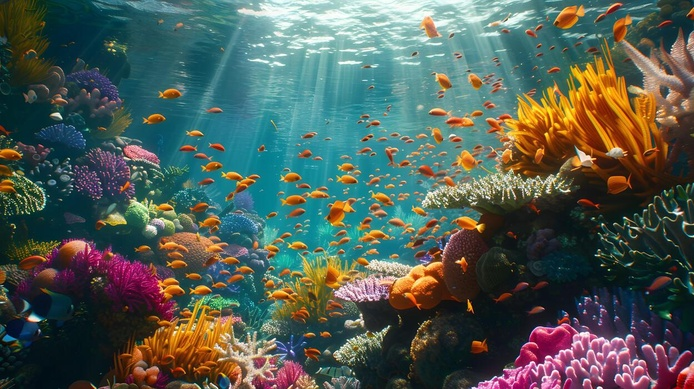
#> input picture data/input/underwater1.jpg, 694 x 389 px, shrunk from 1249 x 700 before the run, found by its file name
$ python step3_analyze_image.py
#> lines starting #> are read from the running program, lines starting #| are printed output that depends on the picture
# step3_analyze_image.py
# Purpose: analyze an underwater image BEFORE enhancement.
# We calculate channel statistics, brightness, contrast,
# and draw histograms.

import cv2
import os
import sys
import numpy as np
import matplotlib.pyplot as plt

# ---------- 1. Build file paths ----------
base_folder    = os.path.dirname(os.path.abspath(__file__))
input_path     = os.path.join(base_folder, "..", "input_images", "underwater1.jpg")
results_folder = os.path.join(base_folder, "..", "results")

# Create the results folder if it does not exist
os.makedirs(results_folder, exist_ok=True)

# ---------- 2. Read the image ----------
img = cv2.imread(input_path)
#> img is the input picture: shape (389, 694, 3); mean B, G, R 84.4, 92.3, 80.1

if img is None:
    print("ERROR: Could not read the image.")
    print("Path tried:", os.path.abspath(input_path))
    sys.exit()

# ---------- 3. Image dimensions ----------
height, width, channels = img.shape
#> height = 389; width = 694; channels = 3
print("========== IMAGE DIMENSIONS ==========")
print("Width :", width, "| Height :", height, "| Channels :", channels)
#| Width : 694 | Height : 389 | Channels : 3

# ---------- 4. Split into B, G, R channels ----------
# OpenCV order is Blue, Green, Red
b, g, r = cv2.split(img)
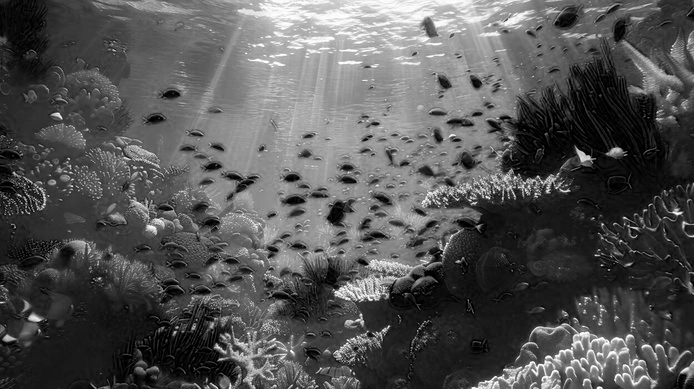
#> b: shape (389, 694); min 0, max 255, mean 84.4
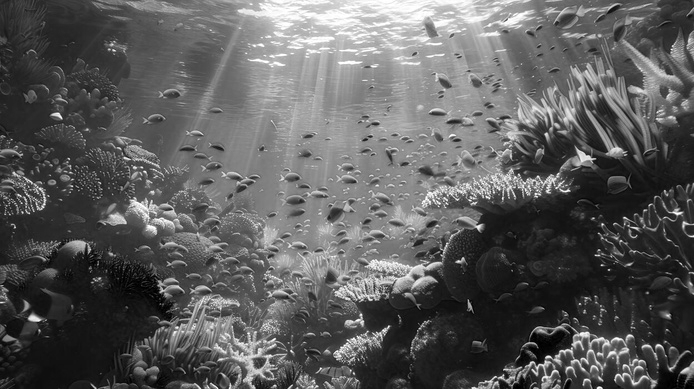
#> g: shape (389, 694); min 0, max 255, mean 92.3
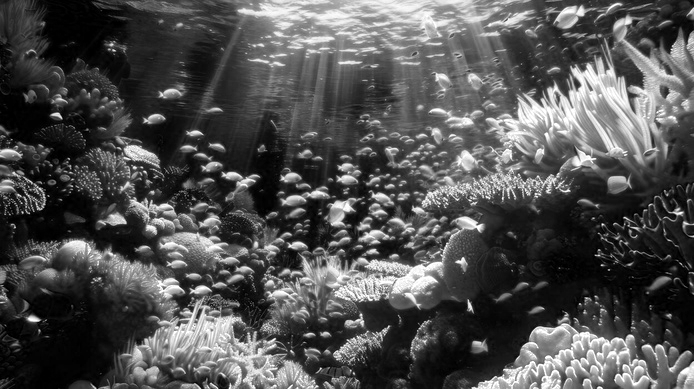
#> r: shape (389, 694); min 0, max 255, mean 80.1

channel_list  = [b, g, r]
channel_names = ["Blue", "Green", "Red"]
plot_colors   = ["blue", "green", "red"]

# ---------- 5. Channel statistics ----------
print("\n========== CHANNEL STATISTICS ==========")
means = []                                   # will store the mean of each channel

for name, ch in zip(channel_names, channel_list):
    ch_mean = np.mean(ch)
    ch_std  = np.std(ch)
    ch_min  = np.min(ch)
    ch_max  = np.max(ch)
    means.append(ch_mean)
    print(f"{name:<6} mean = {ch_mean:6.2f} | std = {ch_std:6.2f} | min = {ch_min:3d} | max = {ch_max:3d}")
#> this loop made 3 passes
#> (name, ch_mean, ch_std) on passes 1 to 3: ('Blue', 84.42, 58.49), ('Green', 92.28, 57.75), ('Red', 80.07, 66.29)
#| Blue   mean =  84.42 | std =  58.49 | min =   0 | max = 255
#| Green  mean =  92.28 | std =  57.75 | min =   0 | max = 255
#| Red    mean =  80.07 | std =  66.29 | min =   0 | max = 255
#> after the loop, means = [84.42, 92.28, 80.07]

# ---------- 6. Brightness and contrast (from grayscale) ----------
gray = cv2.cvtColor(img, cv2.COLOR_BGR2GRAY)
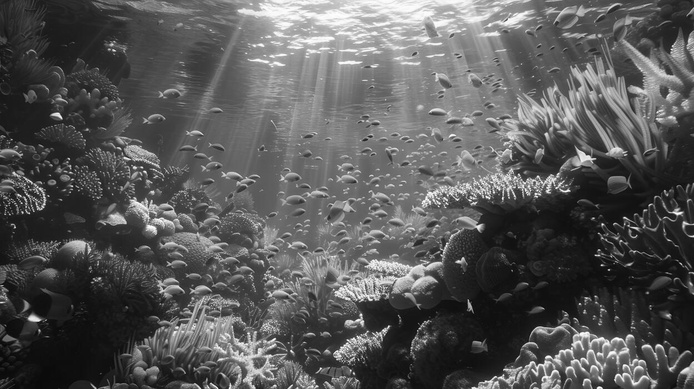
#> gray: shape (389, 694); min 6, max 255, mean 87.7

mean_brightness = np.mean(gray)
#> mean_brightness = 87.73
contrast        = np.std(gray)
#> contrast = 54.32

print("\n========== BRIGHTNESS AND CONTRAST ==========")
print(f"Mean brightness (0-255) : {mean_brightness:.2f}")
#| Mean brightness (0-255) : 87.73
print(f"Contrast (std of gray)  : {contrast:.2f}")
#| Contrast (std of gray)  : 54.32

if mean_brightness < 80:
    print("Brightness verdict : DARK image")
elif mean_brightness < 160:
    print("Brightness verdict : MEDIUM brightness")
else:
    print("Brightness verdict : BRIGHT image")

if contrast < 40:
    print("Contrast verdict   : LOW contrast")
else:
    print("Contrast verdict   : ACCEPTABLE contrast")

# ---------- 7. Color cast analysis ----------
print("\n========== COLOR CAST ANALYSIS ==========")
dominant_index = int(np.argmax(means))       # index of the largest mean
#> dominant_index = 1
weakest_index  = int(np.argmin(means))       # index of the smallest mean
#> weakest_index = 2
print("Dominant channel :", channel_names[dominant_index])
#| Dominant channel : Green
print("Weakest channel  :", channel_names[weakest_index])
#| Weakest channel  : Red
print(f"Red mean / Blue mean  ratio : {means[2] / means[0]:.2f}")
#| Red mean / Blue mean  ratio : 0.95
print(f"Red mean / Green mean ratio : {means[2] / means[1]:.2f}")
#| Red mean / Green mean ratio : 0.87
print("(A ratio far below 1.0 means red has been lost.)")

# ---------- 8. Plot everything in one figure ----------
img_rgb = cv2.cvtColor(img, cv2.COLOR_BGR2RGB)   # for Matplotlib

plt.figure(figsize=(12, 8))

# (a) Original image
plt.subplot(2, 2, 1)
plt.imshow(img_rgb)
plt.title("Original Underwater Image")
plt.axis("off")

# (b) Histogram of each color channel
plt.subplot(2, 2, 2)
for name, ch, color in zip(channel_names, channel_list, plot_colors):
    hist = cv2.calcHist([ch], [0], None, [256], [0, 256])
    plt.plot(hist, color=color, label=name)
#> this loop made 3 passes
#> (name, color) on passes 1 to 3: ('Blue', 'blue'), ('Green', 'green'), ('Red', 'red')
plt.title("RGB Histograms")
plt.xlabel("Pixel value (0 = dark, 255 = bright)")
plt.ylabel("Number of pixels")
plt.xlim([0, 255])
plt.legend()

# (c) Histogram of the grayscale image
plt.subplot(2, 2, 3)
gray_hist = cv2.calcHist([gray], [0], None, [256], [0, 256])
#> gray_hist = 256 values, max 3062 at index 30, min 0 at index 0, mean 1054.6
plt.plot(gray_hist, color="black")
plt.title("Grayscale Histogram (Brightness)")
plt.xlabel("Pixel value (0 = dark, 255 = bright)")
plt.ylabel("Number of pixels")
plt.xlim([0, 255])

# (d) Bar chart of channel means (color distribution)
plt.subplot(2, 2, 4)
plt.bar(channel_names, means, color=plot_colors)
plt.title("Average Value of Each Channel")
plt.ylabel("Mean pixel value")
plt.ylim([0, 255])

plt.tight_layout()

# Save the figure into the results folder, then show it
save_path = os.path.join(results_folder, "step3_analysis_original.png")
plt.savefig(save_path, dpi=150)
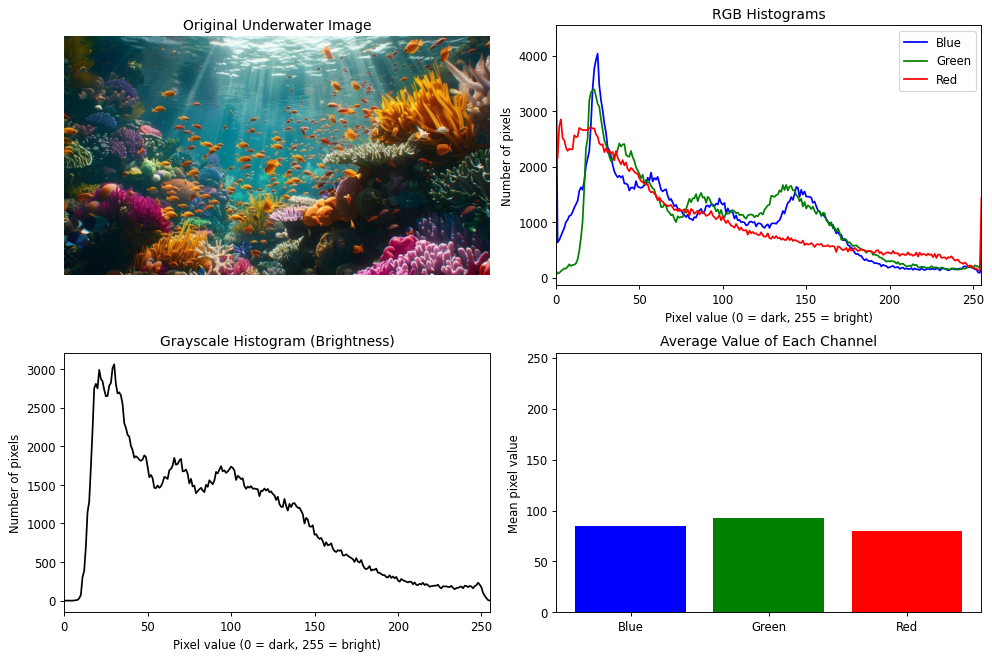
#> figure drawn by matplotlib, 4 panels; panel 2: curve peaks at x = 0, y = 4330; panel 2: curve peaks at x = 23, y = 3392; panel 2: curve peaks at x = 3, y = 2853; panel 3: curve peaks at x = 30, y = 3062
print("\nAnalysis figure saved to:", os.path.abspath(save_path))

plt.show()

$ run again, with data/input/img1.jpg copied over data/input/underwater1.jpg
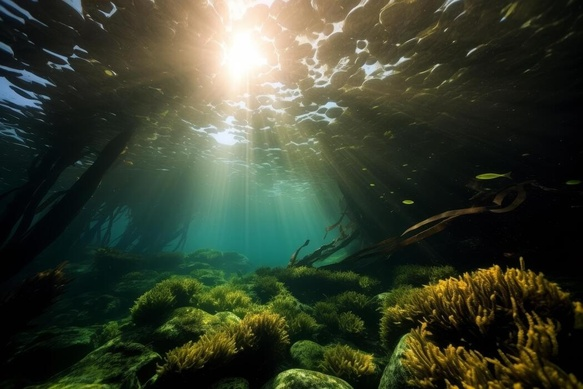
#> input picture data/input/img1.jpg, 583 x 389 px, shrunk from 1050 x 700 before the run, found by its file name
#> img is the input picture: shape (389, 583, 3); mean B, G, R 46.4, 63.3, 55.4
#| Width : 583 | Height : 389 | Channels : 3
#> the loop `for name, ch in zip(channel_names, channel_list):` made 3 passes
#> (name, ch_mean, ch_std) on passes 1 to 3: ('Blue', 46.38, 53.47), ('Green', 63.32, 59.99), ('Red', 55.37, 62.78)
#> (printed output is left out)
#> after the loop `for name, ch in zip(channel_names, channel_list):`: means = [46.38, 63.32, 55.37]
#> `gray = cv2.cvtColor(img, cv2.COLOR_BGR2GRAY)`:
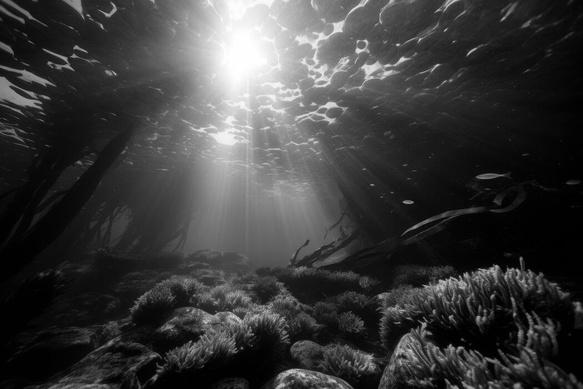
#> gray: shape (389, 583); min 0, max 255, mean 59
#> mean_brightness = 59.01
#> contrast = 59.02
#| Mean brightness (0-255) : 59.01
#| Contrast (std of gray)  : 59.02
#> dominant_index = 1
#> weakest_index = 0
#| Dominant channel : Green
#| Weakest channel  : Blue
#| Red mean / Blue mean  ratio : 1.19
#| Red mean / Green mean ratio : 0.87
#> the loop `for name, ch, color in zip(channel_names, channel_list, plot_colors):` made 3 passes
#> (name, color) on passes 1 to 3: ('Blue', 'blue'), ('Green', 'green'), ('Red', 'red')
#> gray_hist = 256 values, max 10294 at index 1, min 63 at index 255, mean 885.9
#> `plt.savefig(save_path, dpi=150)`:
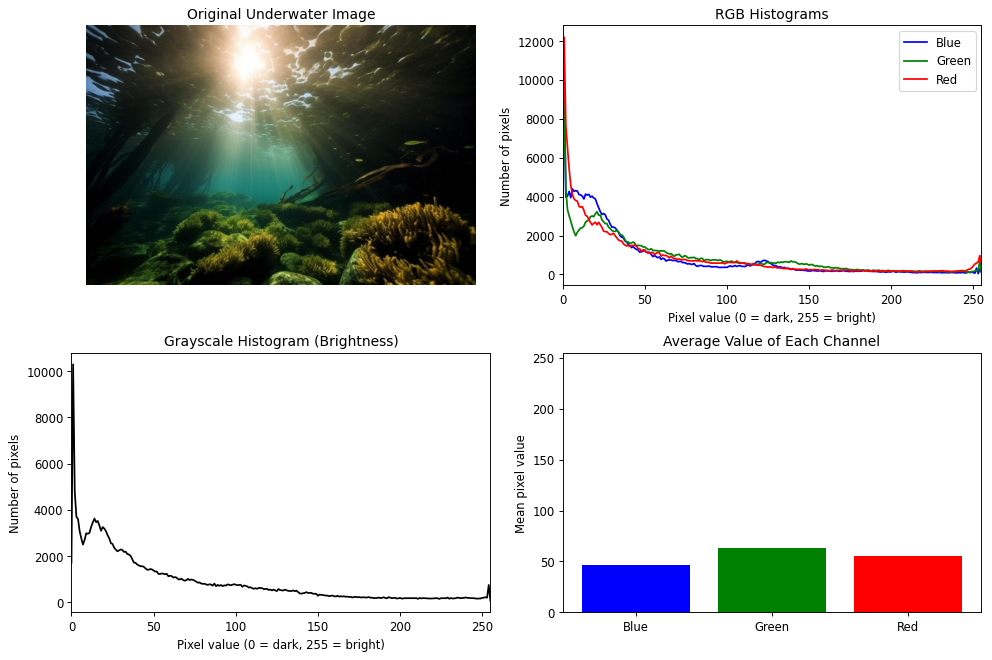
#> figure drawn by matplotlib, 4 panels; panel 2: curve peaks at x = 1, y = 9803; panel 2: curve peaks at x = 1, y = 9673; panel 2: curve peaks at x = 1, y = 12186; panel 3: curve peaks at x = 1, y = 10294

$ run again, with data/input/img2.jpg copied over data/input/underwater1.jpg
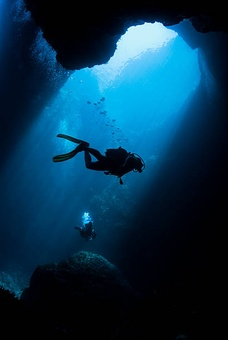
#> input picture data/input/img2.jpg, 228 x 340 px, shrunk from 410 x 612 before the run, found by its file name
#> img is the input picture: shape (340, 228, 3); mean B, G, R 75.7, 50.4, 7.2
#| Width : 228 | Height : 340 | Channels : 3
#> the loop `for name, ch in zip(channel_names, channel_list):` made 3 passes
#> (name, ch_mean, ch_std, ch_max) on passes 1 to 3: ('Blue', 75.75, 81.53, 255), ('Green', 50.35, 63.32, 255), ('Red', 7.2, 29.01, 216)
#> (printed output is left out)
#> after the loop `for name, ch in zip(channel_names, channel_list):`: means = [75.75, 50.35, 7.2]
#> `gray = cv2.cvtColor(img, cv2.COLOR_BGR2GRAY)`:
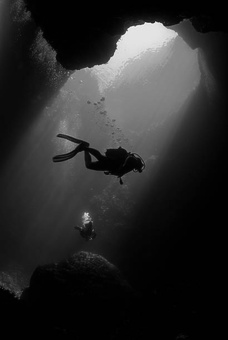
#> gray: shape (340, 228); min 0, max 243, mean 40.3
#> mean_brightness = 40.31
#> contrast = 51.49
#| Mean brightness (0-255) : 40.31
#| Contrast (std of gray)  : 51.49
#> dominant_index = 0
#> weakest_index = 2
#| Dominant channel : Blue
#| Weakest channel  : Red
#| Red mean / Blue mean  ratio : 0.10
#| Red mean / Green mean ratio : 0.14
#> the loop `for name, ch, color in zip(channel_names, channel_list, plot_colors):` made 3 passes
#> (name, color) on passes 1 to 3: ('Blue', 'blue'), ('Green', 'green'), ('Red', 'red')
#> gray_hist = 256 values, max 19318 at index 1, min 0 at index 244, mean 302.8
#> `plt.savefig(save_path, dpi=150)`:
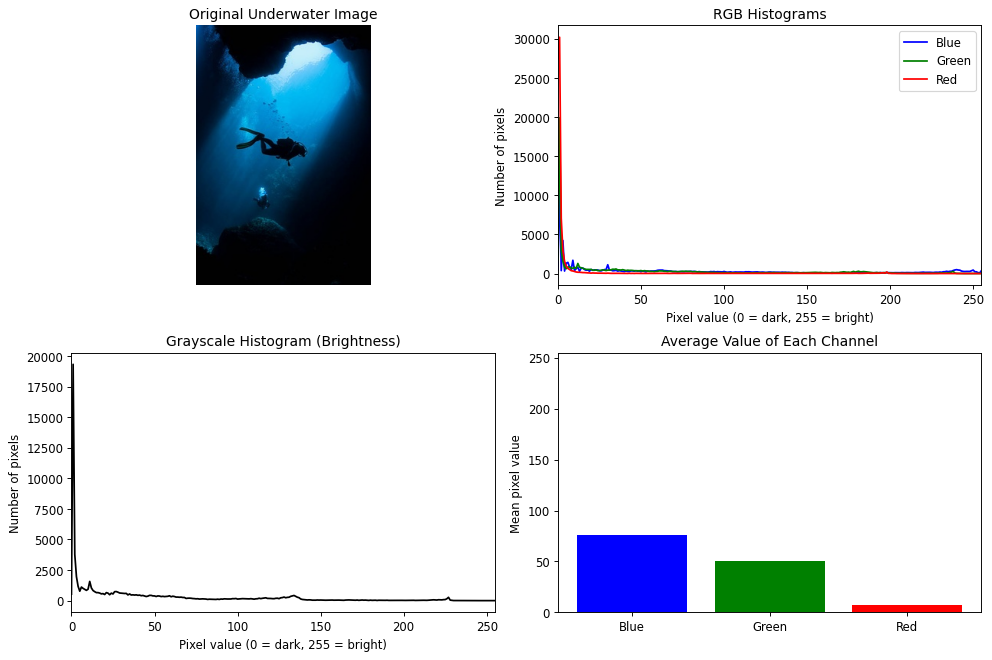
#> figure drawn by matplotlib, 4 panels; panel 2: curve peaks at x = 1, y = 12134; panel 2: curve peaks at x = 1, y = 19895; panel 2: curve peaks at x = 1, y = 30189; panel 3: curve peaks at x = 1, y = 19318
